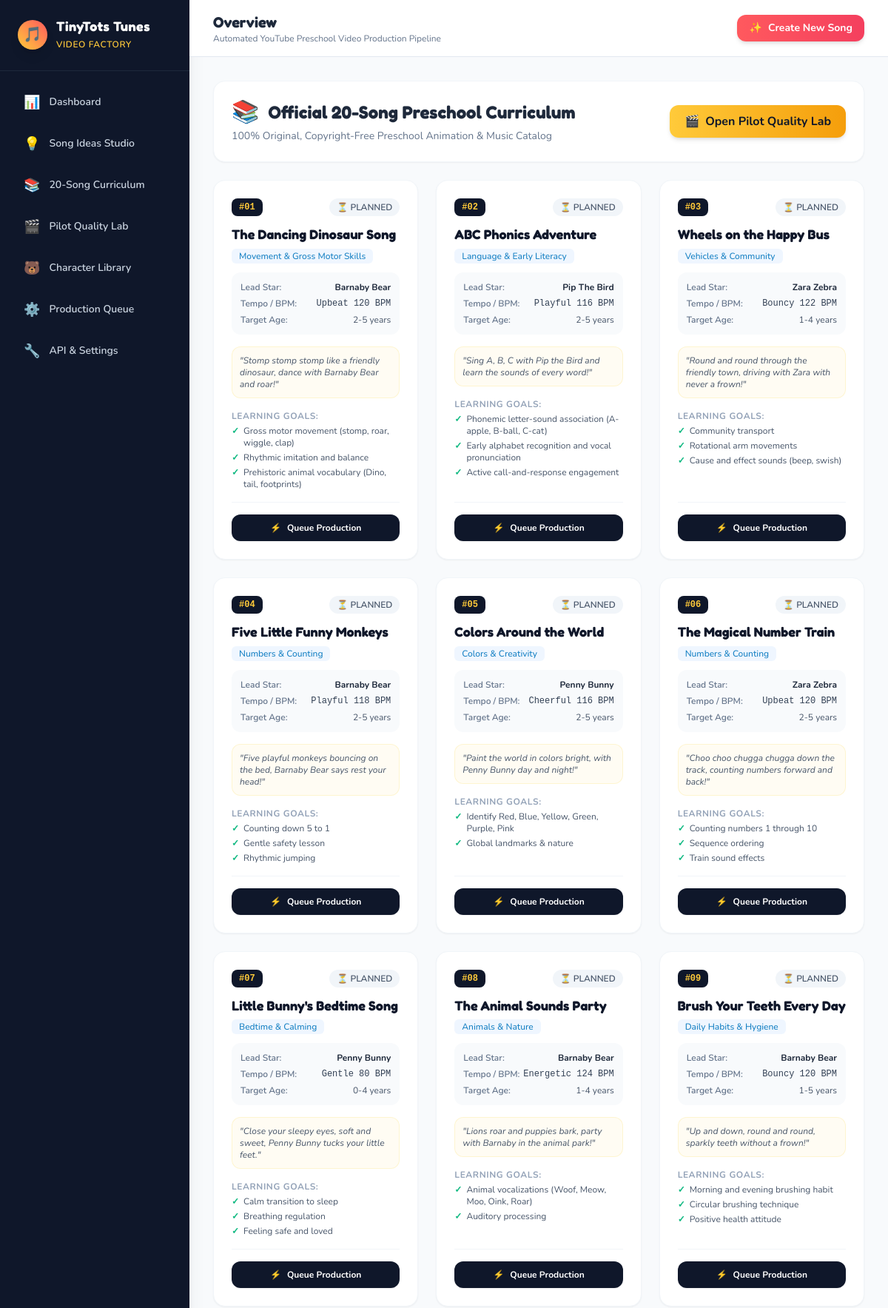
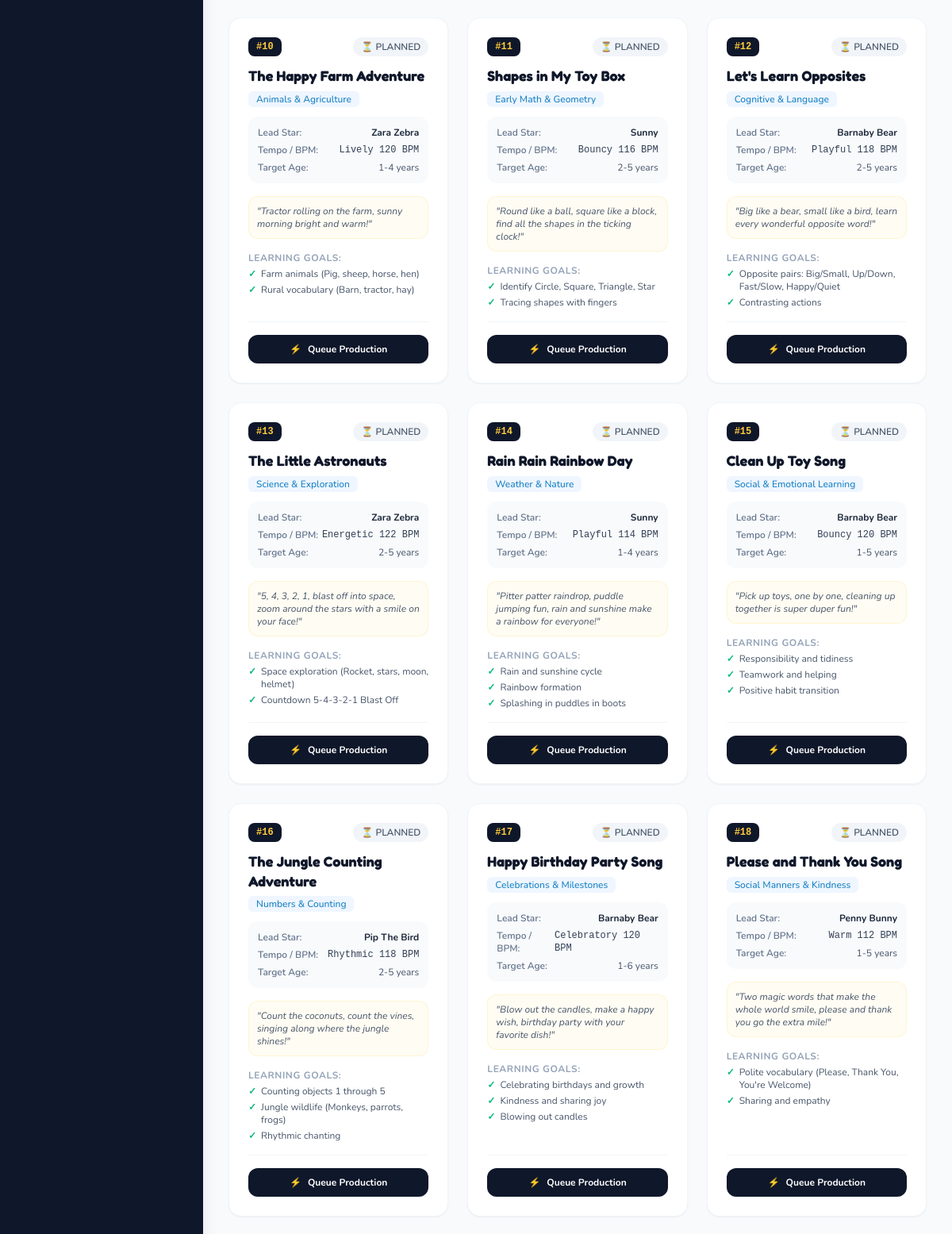
/catalog (upper part), run on the app's committed database (2 pictures, top to bottom).
### tables this page shows
CREATE TABLE characters (
                id TEXT PRIMARY KEY,
                name TEXT NOT NULL UNIQUE,
                species TEXT NOT NULL,
                color_palette_json TEXT,
                clothing TEXT,
                distinctive_features TEXT,
                personality TEXT,
                visual_prompt TEXT,
                reference_image_path TEXT,
                created_at TIMESTAMP DEFAULT CURRENT_TIMESTAMP
            );

### dashboard/app.py (the view)
@app.get("/catalog", response_class=HTMLResponse)
async def catalog_view(request: Request):
    catalog = catalog_manager.get_catalog()
    catalog_display = []
    for s in catalog:
        song_id = s["id"]
        v_path = config.BASE_DIR / "output" / song_id / "final_video.mp4"
        r_path = config.BASE_DIR / "output" / song_id / "production_report.json"
        produced = v_path.exists()
        qc_score = 0.0
        if r_path.exists():
            try:
                import json
                with open(r_path, "r", encoding="utf-8") as rf:
                    qc_score = json.load(rf).get("overall_score", 0.0)
            except Exception:
                pass
        char = character_manager.get_character(s.get("lead_character_id"))
        catalog_display.append({
            **s,
            "produced": produced,
            "qc_score": qc_score,
            "lead_character_name": char.name if char else s.get("lead_character_id")
        })
    return templates.TemplateResponse(request=request, name="catalog.html", context={
        "catalog": catalog_display
    })

### dashboard/templates/catalog.html (shortened to what this page needs)
{% extends "base.html" %}
{% block content %}
<div class="space-y-6">
    <div class="flex flex-col md:flex-row md:items-center justify-between gap-4 bg-white p-6 rounded-2xl shadow-sm border border-slate-100">
        <div>
            <div class="flex items-center space-x-3">
                <span class="text-3xl">📚</span>
                <h1 class="text-2xl font-bold text-slate-800">Official 20-Song Preschool Curriculum</h1>
            </div>
            <p class="text-sm text-slate-500 mt-1">100% Original, Copyright-Free Preschool Animation & Music Catalog</p>
        </div>
        <div class="flex items-center space-x-3">
            <a href="/pilots" class="bg-gradient-to-r from-brand-yellow to-amber-500 hover:from-amber-400 hover:to-amber-600 text-slate-900 font-bold px-5 py-2.5 rounded-xl shadow-md transition flex items-center space-x-2">
                <span>🎬</span>
                <span>Open Pilot Quality Lab</span>
            </a>
        </div>
    </div>
    <div class="grid grid-cols-1 md:grid-cols-2 lg:grid-cols-3 gap-6">
        {% for song in catalog %}
        <div class="bg-white rounded-2xl p-6 shadow-sm border border-slate-100 hover:shadow-md transition flex flex-col justify-between">
            <div>
                <div class="flex items-center justify-between mb-3">
                    <span class="bg-slate-900 text-brand-yellow font-mono text-xs px-2.5 py-1 rounded-lg font-bold">
                        #{{ "%02d" % song.number }}
                    </span>
                    <span class="text-xs font-semibold px-2.5 py-1 rounded-full
                        {% if song.produced %}bg-emerald-100 text-emerald-800 border border-emerald-200{% else %}bg-slate-100 text-slate-600{% endif %}">
                        {% if song.produced %}✔ PRODUCED (QC: {{ song.qc_score }}/100){% else %}⏳ PLANNED{% endif %}
                    </span>
                </div>
                <h3 class="text-lg font-bold text-slate-900 leading-snug mb-1">{{ song.title }}</h3>
                <span class="inline-block text-xs font-medium text-brand-blue bg-blue-50 px-2.5 py-0.5 rounded-md mb-3">
                    {{ song.category }}
                </span>
                <div class="space-y-1.5 text-xs text-slate-600 mb-4 bg-slate-50 p-3 rounded-xl">
                    <div class="flex items-center justify-between">
                        <span class="font-semibold text-slate-500">Lead Star:</span>
                        <span class="font-bold text-slate-800 capitalize">{{ song.lead_character_name }}</span>
                    </div>
                    <div class="flex items-center justify-between">
                        <span class="font-semibold text-slate-500">Tempo / BPM:</span>
                        <span class="font-mono text-slate-700">{{ song.tempo }}</span>
                    </div>
                    <div class="flex items-center justify-between">
                        <span class="font-semibold text-slate-500">Target Age:</span>
                        <span>{{ song.target_age }}</span>
                    </div>
                </div>
                <div class="text-xs text-slate-600 italic bg-amber-50/60 border border-amber-100/80 p-2.5 rounded-xl mb-4">
                    "{{ song.hook }}"
                </div>
                <div class="mb-4">
                    <span class="text-xs font-bold text-slate-400 uppercase tracking-wider block mb-1">Learning Goals:</span>
                    <ul class="text-xs text-slate-600 space-y-1">
                        {% for goal in song.educational_goals %}
                        <li class="flex items-start space-x-1.5">
                            <span class="text-emerald-500 font-bold">✓</span>
                            <span>{{ goal }}</span>
                        </li>
                        {% endfor %}
                    </ul>
                </div>
            </div>
            <div class="pt-4 border-t border-slate-100 flex items-center justify-between">
                {% if song.produced %}
                <a href="/output/{{ song.id }}/final_video.mp4" target="_blank"
                   class="w-full text-center bg-emerald-600 hover:bg-emerald-700 text-white font-bold text-xs py-2.5 px-4 rounded-xl shadow-sm transition flex items-center justify-center space-x-2">
                    <span>▶</span>
                    <span>Play Master Video</span>
                </a>
                {% else %}
                <form action="/api/catalog/produce/{{ song.number }}" method="POST" class="w-full">
                    <button type="submit"
                            class="w-full bg-slate-900 hover:bg-slate-800 text-white font-bold text-xs py-2.5 px-4 rounded-xl shadow-sm transition flex items-center justify-center space-x-2">
                        <span>⚡</span>
                        <span>Queue Production</span>
                    </button>
                </form>
                {% endif %}
            </div>
        </div>
        {% endfor %}
    </div>
</div>
{% endblock %}

### dashboard/templates/base.html (style rules this page uses)
body { font-family: 'Nunito', sans-serif; background-color: #f8fafc; }
h1, h2, h3, .font-heading { font-family: 'Fredoka', cursive, sans-serif; }

### data on the page
characters: number "01", title "The Dancing Dinosaur Song", category "Movement & Gross Motor Skills", lead_character_name "Barnaby Bear", tempo "Upbeat 120 BPM", target_age "2-5 years", hook "Stomp stomp stomp like a friendly dinosaur, dance with Barnaby Bear and roar!", educational_goals "Gross motor movement (stomp, roar, wiggle, clap)" "Rhythmic imitation and balance" "Prehistoric animal vocabulary (Dino, tail, footprints)" "Counting down 5 to 1" "Gentle safety lesson" "Rhythmic jumping" "Animal vocalizations (Woof, Meow, Moo, Oink, Roar)" "Auditory processing" "Morning and evening brushing habit" "Circular brushing technique" "Positive health attitude" "Opposite pairs: Big/Small, Up/Down, Fast/Slow, Happy/Quiet" "Contrasting actions" "Responsibility and tidiness" "Teamwork and helping" "Positive habit transition" "Celebrating birthdays and growth" "Kindness and sharing joy" "Blowing out candles", number "04", title "Five Little Funny Monkeys", category "Numbers & Counting", tempo "Playful 118 BPM", hook "Five playful monkeys bouncing on the bed, Barnaby Bear says rest your head!", number "08", title "The Animal Sounds Party", category "Animals & Nature", tempo "Energetic 124 BPM", target_age "1-4 years", hook "Lions roar and puppies bark, party with Barnaby in the animal park!", number "09", title "Brush Your Teeth Every Day", category "Daily Habits & Hygiene", tempo "Bouncy 120 BPM", target_age "1-5 years", hook "Up and down, round and round, sparkly teeth without a frown!", number "12", title "Let's Learn Opposites", category "Cognitive & Language", hook "Big like a bear, small like a bird, learn every wonderful opposite word!", number "15", title "Clean Up Toy Song", category "Social & Emotional Learning", hook "Pick up toys, one by one, cleaning up together is super duper fun!", number "17", title "Happy Birthday Party Song", category "Celebrations & Milestones", tempo "Celebratory 120 BPM", target_age "1-6 years", hook "Blow out the candles, make a happy wish, birthday party with your favorite dish!"
characters: number "02", title "ABC Phonics Adventure", category "Language & Early Literacy", lead_character_name "Pip The Bird", tempo "Playful 116 BPM", target_age "2-5 years", hook "Sing A, B, C with Pip the Bird and learn the sounds of every word!", educational_goals "Phonemic letter-sound association (A-apple, B-ball, C-cat)" "Early alphabet recognition and vocal pronunciation" "Active call-and-response engagement" "Counting objects 1 through 5" "Jungle wildlife (Monkeys, parrots, frogs)" "Rhythmic chanting", number "16", title "The Jungle Counting Adventure", category "Numbers & Counting", tempo "Rhythmic 118 BPM", hook "Count the coconuts, count the vines, singing along where the jungle shines!"
characters: number "03", title "Wheels on the Happy Bus", category "Vehicles & Community", lead_character_name "Zara Zebra", tempo "Bouncy 122 BPM", target_age "1-4 years", hook "Round and round through the friendly town, driving with Zara with never a frown!", educational_goals "Community transport" "Rotational arm movements" "Cause and effect sounds (beep, swish)" "Counting numbers 1 through 10" "Sequence ordering" "Train sound effects" "Farm animals (Pig, sheep, horse, hen)" "Rural vocabulary (Barn, tractor, hay)" "Space exploration (Rocket, stars, moon, helmet)" "Countdown 5-4-3-2-1 Blast Off", number "06", title "The Magical Number Train", category "Numbers & Counting", tempo "Upbeat 120 BPM", target_age "2-5 years", hook "Choo choo chugga chugga down the track, counting numbers forward and back!", number "10", title "The Happy Farm Adventure", category "Animals & Agriculture", tempo "Lively 120 BPM", hook "Tractor rolling on the farm, sunny morning bright and warm!", number "13", title "The Little Astronauts", category "Science & Exploration", tempo "Energetic 122 BPM", hook "5, 4, 3, 2, 1, blast off into space, zoom around the stars with a smile on your face!"
characters: number "05", title "Colors Around the World", category "Colors & Creativity", lead_character_name "Penny Bunny", tempo "Cheerful 116 BPM", target_age "2-5 years", hook "Paint the world in colors bright, with Penny Bunny day and night!", educational_goals "Identify Red, Blue, Yellow, Green, Purple, Pink" "Global landmarks & nature" "Calm transition to sleep" "Breathing regulation" "Feeling safe and loved" "Polite vocabulary (Please, Thank You, You're Welcome)" "Sharing and empathy", number "07", title "Little Bunny's Bedtime Song", category "Bedtime & Calming", tempo "Gentle 80 BPM", target_age "0-4 years", hook "Close your sleepy eyes, soft and sweet, Penny Bunny tucks your little feet.", number "18", title "Please and Thank You Song", category "Social Manners & Kindness", tempo "Warm 112 BPM", target_age "1-5 years", hook "Two magic words that make the whole world smile, please and thank you go the extra mile!"

### other printed values
{{ "%02d" % song.number }} "11" "14"
{{ song.title }} "Shapes in My Toy Box" "Rain Rain Rainbow Day"
{{ song.category }} "Early Math & Geometry" "Weather & Nature"
{{ song.lead_character_name }} "Sunny" "Sunny"
{{ song.tempo }} "Bouncy 116 BPM" "Playful 114 BPM"
{{ song.target_age }} "2-5 years" "1-4 years"
{{ song.hook }} "Round like a ball, square like a block, find all the shapes in the ticking clock!" "Pitter patter raindrop, puddle jumping fun, rain and sunshine make a rainbow for everyone!"
{{ goal }} "Identify Circle, Square, Triangle, Star" "Tracing shapes with fingers" "Rain and sunshine cycle" "Rainbow formation" "Splashing in puddles in boots"
